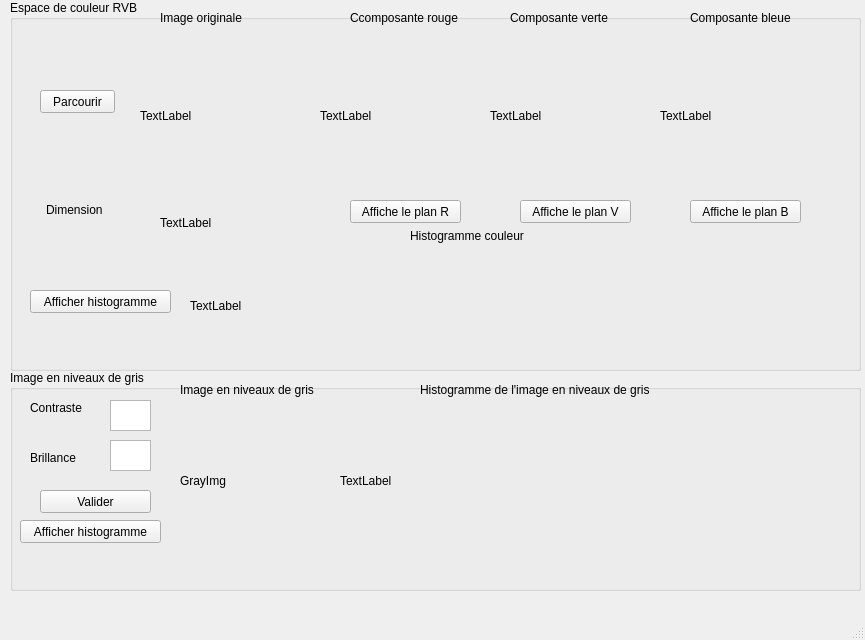
<?xml version="1.0" encoding="UTF-8"?>
<ui version="4.0">
 <class>MainWindow</class>
 <widget class="QMainWindow" name="MainWindow">
  <property name="enabled">
   <bool>true</bool>
  </property>
  <property name="geometry">
   <rect>
    <x>0</x>
    <y>0</y>
    <width>865</width>
    <height>640</height>
   </rect>
  </property>
  <property name="windowTitle">
   <string>MainWindow</string>
  </property>
  <widget class="QWidget" name="centralwidget">
   <widget class="QGroupBox" name="groupBox">
    <property name="geometry">
     <rect>
      <x>10</x>
      <y>0</y>
      <width>851</width>
      <height>371</height>
     </rect>
    </property>
    <property name="title">
     <string>Espace de couleur RVB</string>
    </property>
    <widget class="QPushButton" name="BrowseBtn">
     <property name="geometry">
      <rect>
       <x>30</x>
       <y>90</y>
       <width>75</width>
       <height>23</height>
      </rect>
     </property>
     <property name="text">
      <string>Parcourir</string>
     </property>
    </widget>
    <widget class="QPushButton" name="DisplayRedChan">
     <property name="geometry">
      <rect>
       <x>340</x>
       <y>200</y>
       <width>111</width>
       <height>23</height>
      </rect>
     </property>
     <property name="text">
      <string>Affiche le plan R</string>
     </property>
    </widget>
    <widget class="QPushButton" name="DisplayGreenChan">
     <property name="geometry">
      <rect>
       <x>510</x>
       <y>200</y>
       <width>111</width>
       <height>23</height>
      </rect>
     </property>
     <property name="text">
      <string>Affiche le plan V</string>
     </property>
    </widget>
    <widget class="QPushButton" name="DisplayBlueChan_2">
     <property name="geometry">
      <rect>
       <x>680</x>
       <y>200</y>
       <width>111</width>
       <height>23</height>
      </rect>
     </property>
     <property name="text">
      <string>Affiche le plan B</string>
     </property>
    </widget>
    <widget class="QLabel" name="label">
     <property name="geometry">
      <rect>
       <x>36</x>
       <y>200</y>
       <width>71</width>
       <height>20</height>
      </rect>
     </property>
     <property name="text">
      <string>Dimension</string>
     </property>
    </widget>
    <widget class="QLabel" name="OriginalImg">
     <property name="geometry">
      <rect>
       <x>130</x>
       <y>40</y>
       <width>161</width>
       <height>151</height>
      </rect>
     </property>
     <property name="text">
      <string>TextLabel</string>
     </property>
    </widget>
    <widget class="QLabel" name="Dimensions">
     <property name="geometry">
      <rect>
       <x>150</x>
       <y>192</y>
       <width>121</width>
       <height>61</height>
      </rect>
     </property>
     <property name="text">
      <string>TextLabel</string>
     </property>
    </widget>
    <widget class="QLabel" name="label_4">
     <property name="geometry">
      <rect>
       <x>150</x>
       <y>10</y>
       <width>101</width>
       <height>16</height>
      </rect>
     </property>
     <property name="text">
      <string>Image originale </string>
     </property>
    </widget>
    <widget class="QLabel" name="label_5">
     <property name="geometry">
      <rect>
       <x>340</x>
       <y>10</y>
       <width>121</width>
       <height>16</height>
      </rect>
     </property>
     <property name="text">
      <string>Ccomposante rouge</string>
     </property>
    </widget>
    <widget class="QLabel" name="label_6">
     <property name="geometry">
      <rect>
       <x>680</x>
       <y>10</y>
       <width>111</width>
       <height>16</height>
      </rect>
     </property>
     <property name="text">
      <string>Composante bleue</string>
     </property>
    </widget>
    <widget class="QLabel" name="label_7">
     <property name="geometry">
      <rect>
       <x>500</x>
       <y>10</y>
       <width>111</width>
       <height>16</height>
      </rect>
     </property>
     <property name="text">
      <string>Composante verte</string>
     </property>
    </widget>
    <widget class="QLabel" name="RedChannel">
     <property name="geometry">
      <rect>
       <x>310</x>
       <y>40</y>
       <width>151</width>
       <height>151</height>
      </rect>
     </property>
     <property name="text">
      <string>TextLabel</string>
     </property>
    </widget>
    <widget class="QLabel" name="GreenChannel">
     <property name="geometry">
      <rect>
       <x>480</x>
       <y>40</y>
       <width>151</width>
       <height>151</height>
      </rect>
     </property>
     <property name="text">
      <string>TextLabel</string>
     </property>
    </widget>
    <widget class="QLabel" name="BlueChannel">
     <property name="geometry">
      <rect>
       <x>650</x>
       <y>40</y>
       <width>151</width>
       <height>151</height>
      </rect>
     </property>
     <property name="text">
      <string>TextLabel</string>
     </property>
    </widget>
    <widget class="QPushButton" name="DisplayColorHist">
     <property name="geometry">
      <rect>
       <x>20</x>
       <y>290</y>
       <width>141</width>
       <height>23</height>
      </rect>
     </property>
     <property name="text">
      <string>Afficher histogramme</string>
     </property>
    </widget>
    <widget class="QLabel" name="label_12">
     <property name="geometry">
      <rect>
       <x>400</x>
       <y>220</y>
       <width>131</width>
       <height>31</height>
      </rect>
     </property>
     <property name="text">
      <string>Histogramme couleur</string>
     </property>
    </widget>
    <widget class="QLabel" name="ColorHist">
     <property name="geometry">
      <rect>
       <x>180</x>
       <y>250</y>
       <width>621</width>
       <height>111</height>
      </rect>
     </property>
     <property name="text">
      <string>TextLabel</string>
     </property>
    </widget>
   </widget>
   <widget class="QGroupBox" name="groupBox_2">
    <property name="geometry">
     <rect>
      <x>10</x>
      <y>370</y>
      <width>851</width>
      <height>221</height>
     </rect>
    </property>
    <property name="title">
     <string>Image en niveaux de gris</string>
    </property>
    <widget class="QTextEdit" name="Contrast">
     <property name="geometry">
      <rect>
       <x>100</x>
       <y>30</y>
       <width>41</width>
       <height>31</height>
      </rect>
     </property>
    </widget>
    <widget class="QTextEdit" name="Brightness">
     <property name="geometry">
      <rect>
       <x>100</x>
       <y>70</y>
       <width>41</width>
       <height>31</height>
      </rect>
     </property>
    </widget>
    <widget class="QLabel" name="label_14">
     <property name="geometry">
      <rect>
       <x>20</x>
       <y>80</y>
       <width>81</width>
       <height>16</height>
      </rect>
     </property>
     <property name="text">
      <string>Brillance</string>
     </property>
    </widget>
    <widget class="QLabel" name="label_15">
     <property name="geometry">
      <rect>
       <x>20</x>
       <y>30</y>
       <width>81</width>
       <height>16</height>
      </rect>
     </property>
     <property name="text">
      <string>Contraste </string>
     </property>
    </widget>
    <widget class="QPushButton" name="DisplayGrayImg">
     <property name="geometry">
      <rect>
       <x>30</x>
       <y>120</y>
       <width>111</width>
       <height>23</height>
      </rect>
     </property>
     <property name="text">
      <string>Valider</string>
     </property>
    </widget>
    <widget class="QPushButton" name="DisplayGrayHist">
     <property name="geometry">
      <rect>
       <x>10</x>
       <y>150</y>
       <width>141</width>
       <height>23</height>
      </rect>
     </property>
     <property name="text">
      <string>Afficher histogramme</string>
     </property>
    </widget>
    <widget class="QLabel" name="GrayHist">
     <property name="geometry">
      <rect>
       <x>330</x>
       <y>40</y>
       <width>491</width>
       <height>141</height>
      </rect>
     </property>
     <property name="text">
      <string>TextLabel</string>
     </property>
    </widget>
    <widget class="QLabel" name="label_18">
     <property name="geometry">
      <rect>
       <x>170</x>
       <y>10</y>
       <width>161</width>
       <height>20</height>
      </rect>
     </property>
     <property name="text">
      <string>Image en niveaux de gris</string>
     </property>
    </widget>
    <widget class="QLabel" name="label_19">
     <property name="geometry">
      <rect>
       <x>410</x>
       <y>10</y>
       <width>261</width>
       <height>20</height>
      </rect>
     </property>
     <property name="text">
      <string>Histogramme de l'image en niveaux de gris</string>
     </property>
    </widget>
    <widget class="QLabel" name="GrayImg">
     <property name="geometry">
      <rect>
       <x>170</x>
       <y>40</y>
       <width>141</width>
       <height>141</height>
      </rect>
     </property>
     <property name="text">
      <string>GrayImg</string>
     </property>
    </widget>
   </widget>
  </widget>
  <widget class="QMenuBar" name="menubar">
   <property name="geometry">
    <rect>
     <x>0</x>
     <y>0</y>
     <width>865</width>
     <height>26</height>
    </rect>
   </property>
  </widget>
  <widget class="QStatusBar" name="statusbar"/>
 </widget>
 <resources/>
 <connections/>
</ui>
